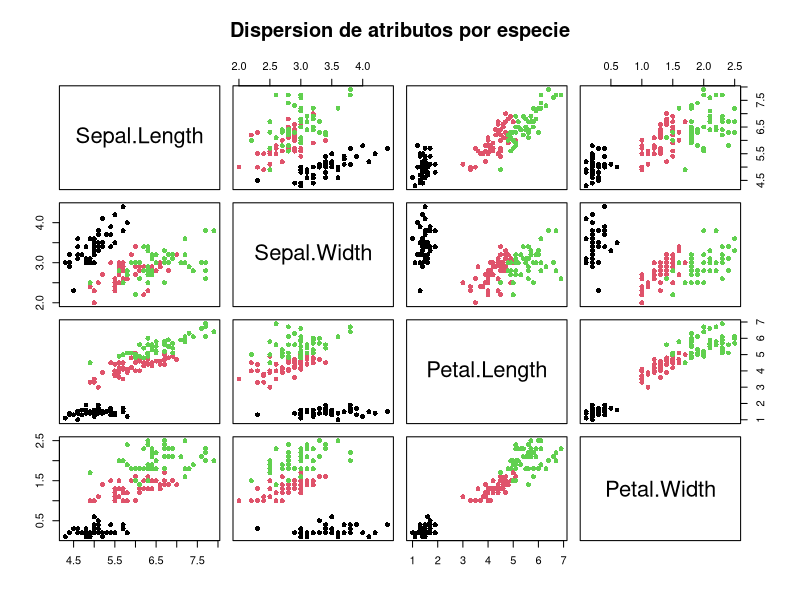

The R script that drew this image:
## ---- chunk 1
knitr::opts_chunk$set(echo = TRUE)
## ---- chunk 2
library(e1071)    # Contiene la funcion naiveBayes
library(caret)    # Para particion y evaluacion del modelo
library(ggplot2)  # Para visualizacion

data(iris)
str(iris)
## ---- chunk 3
head(iris)
summary(iris)
sum(is.na(iris))       # Verificar valores faltantes
table(iris$Species)    # Distribucion de clases (50 por especie)
## ---- chunk 4
pairs(iris[,1:4], col = iris$Species, pch = 16,
      main = "Dispersion de atributos por especie")
## ---- chunk 5
set.seed(123)
train_index <- createDataPartition(iris$Species, p = 0.7, list = FALSE)
train_data <- iris[train_index, ]
test_data  <- iris[-train_index, ]

dim(train_data)
dim(test_data)
## ---- chunk 6
modelo_nb <- naiveBayes(Species ~ ., data = train_data)
print(modelo_nb)
## ---- chunk 7
# Probabilidades a priori de cada clase
modelo_nb$apriori

# Medias y desviaciones estandar por atributo y clase
modelo_nb$tables
## ---- chunk 8
predicciones <- predict(modelo_nb, test_data)
predicciones
test_data$Species
## ---- chunk 9
matriz_confusion <- confusionMatrix(predicciones, test_data$Species)
matriz_confusion
## ---- chunk 10
nuevos_datos <- data.frame(
  Sepal.Length = c(5.1, 6.7, 5.8),
  Sepal.Width  = c(3.5, 3.0, 2.7),
  Petal.Length = c(1.4, 5.2, 4.2),
  Petal.Width  = c(0.2, 2.3, 1.3)
)
nuevos_datos

nuevas_predicciones <- predict(modelo_nb, nuevos_datos)
nuevas_predicciones

probabilidades <- predict(modelo_nb, nuevos_datos, type = "raw")
probabilidades
